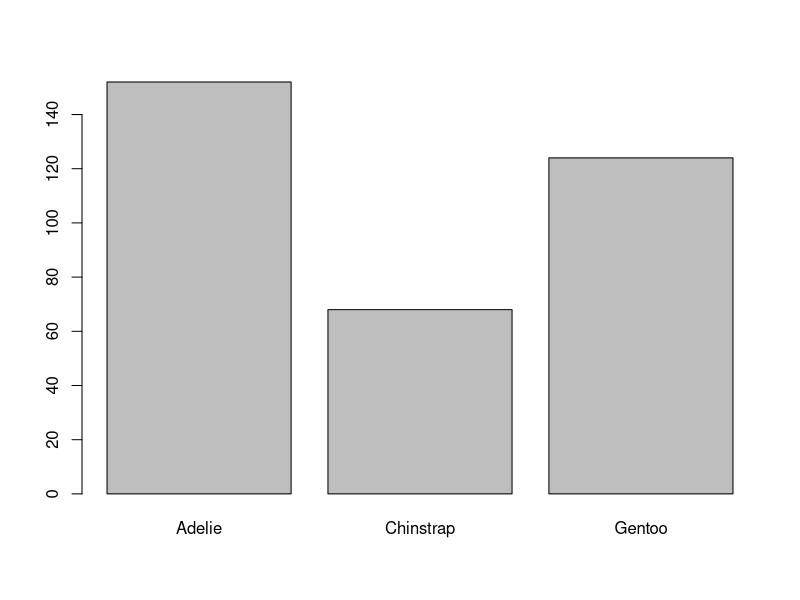
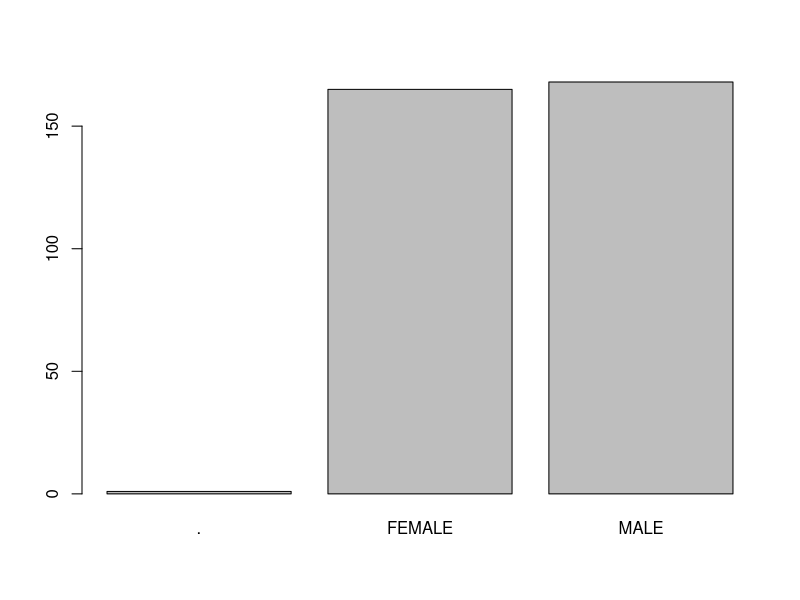
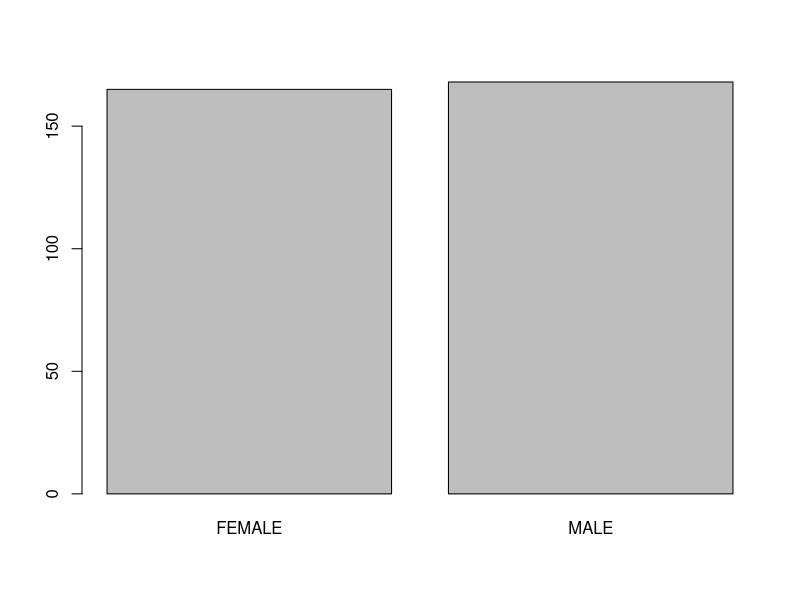
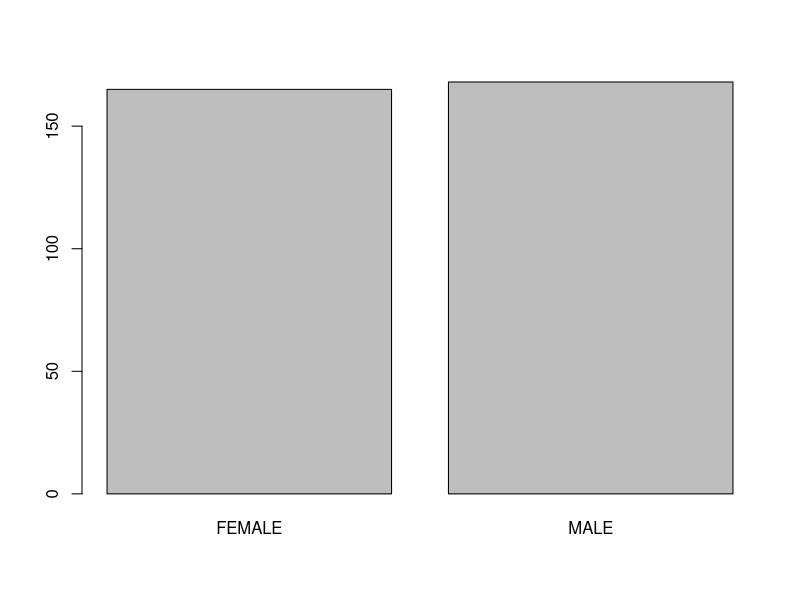

Source code (R) for these figures, in order: (Note: this script raises an error after producing the figures.)
dados = read.table('./pinguim.csv', header=TRUE, sep=",");

# estrutura dos dados
str(dados)

# resumo dos dados
summary(dados)


# filtro para embaralhar dados
amostra = sample(1:344, size=344, replace=FALSE)
amostra


# acessar quantos pinguins sao de cada especie
tabela = table(dados$species)

# plotar um gráfico mostrando quais especie aparecem mais no conjunto de dados
barplot(tabela)


# pinguins de cada sexo
penguinsBySex = table(dados$sex)

barplot(penguinsBySex)

# obter em qual(is) posição aparece a ocorrencia
faltantes = which(dados$sex == ".")

dados = dados[-faltantes,]

# pinguins de cada sexo
penguinsBySex = table(dados$sex)

barplot(penguinsBySex)

# as.factor = transformar os dados em categoria
dados$sex = as.factor(dados$sex)

faltantes = which(is.na(dados$sex))
dados = dados[-faltantes,]; # remover dados faltantes

# pinguins de cada sexo
penguinsBySex = table(dados$sex)

barplot(penguinsBySex)

summary(dados)

# categorizar os dados de qual ilha cada pinguim habita
dados$island = as.factor(dados$island)
summary(dados)

# grammer of graphics plot 2 => ggplot2
# aes => estetica e nao os bangue de cripto
# aes = mapeamento estetico usado para preenchimento baseado em variaveis, isto é, o x é a ilha e a coloração é baseado
# na variavel de especies (colora pela especie)
ggplot(data = dados, mapping = aes(x = island, fill= species))+geom_bar()+theme_replace()

      
ggplot(data= dados, mapping= aes(x=culmen_length_mm, y=flipper_length_mm, color=species))+geom_jitter(size=1.5, alpha=0.5)+theme_minimal()


ggplot(data = dados, mapping = aes(y=flipper_length_mm, x=species))+geom_boxplot()
